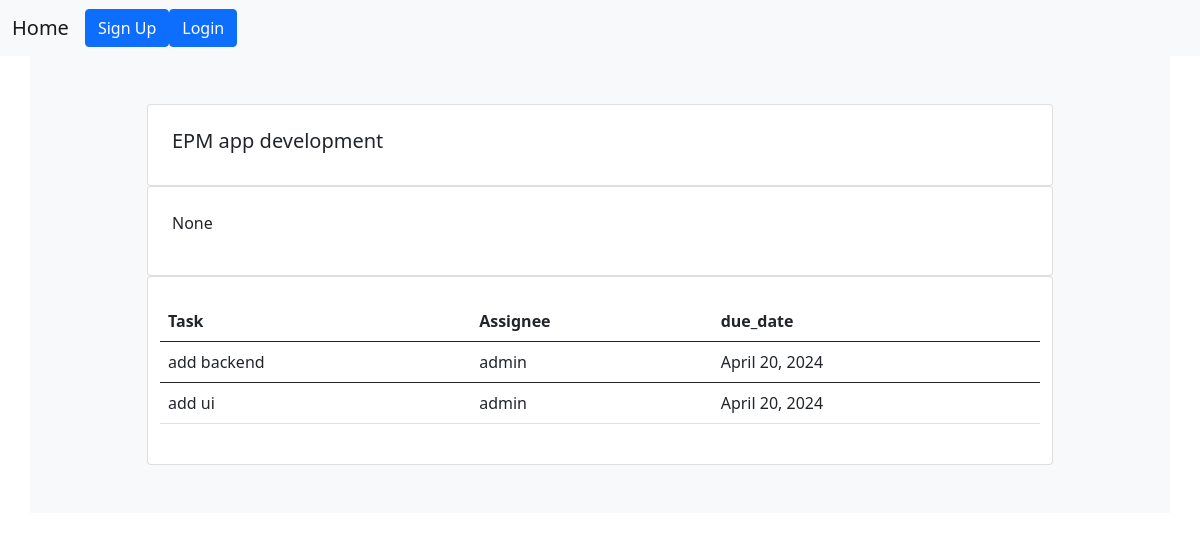
The page /projects/1 on the database as committed earlier.
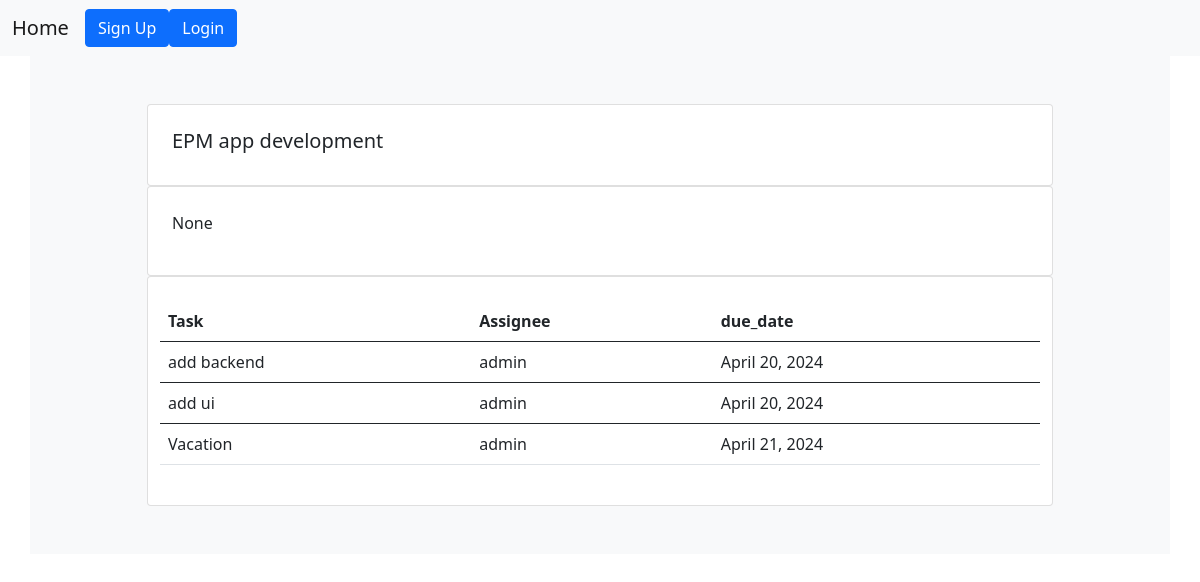
The same page on the database as committed later.
### projects/models.py (models this page shows, shortened)
class Task(models.Model):
  TODO="TO DO"
  COMPLETED='COMPLETED'
  INPROGRESS='IN-PROGRESS'
  STATUS_CHOICES = [
    (TODO, 'TO DO'),
    (COMPLETED, 'COMPLETED'),
    (INPROGRESS, 'IN-PROGRESS'),
  ]
  title = models.CharField(max_length=150)
  description = models.TextField(null=True,blank=True)
  project = models.ForeignKey(Project,null=True,blank=True, on_delete=models.CASCADE)
  assignee = models.ForeignKey(User, null=True,blank=True, on_delete=models.SET_NULL)
  date_created = models.DateTimeField(auto_now_add=True)
  due_date = models.DateField(null=True,blank=True)
  status = models.CharField(max_length=50, choices=STATUS_CHOICES,null=True,blank=True,default= TODO)

### projects/views.py (the view)
# urls.py: path('projects/<int:pk>', views.projectDetail, name ='project-detail'),
def projectDetail(request,pk):
  project = get_object_or_404(Project, id=pk)
  project_tasks = project.task_set.all()
  context = {'project':project,'project_tasks':project_tasks}
  return render(request, 'projects/project-detail.html',context)

### projects/templates/projects/project-detail.html
{% extends 'base.html' %}
{% block content %}
<div class="container  bg-light ">
<div class="container py-5 h-100">
  <div class="row d-flex justify-content-center align-items-center h-500">
    <div class="col-md-12 col-xl-10">
        <div class="card mask-custom">
          <div class="card-body p-4 ">
              <div class="row">
                <h5 class="border-0 align-left">
                    {{ project.name }}
                </h5>
              </div>
          </div>
        </div>
        <div class="card mask-custom">
          <div class="card-body p-4 ">
              <div class="row">
                <p class="border-0 align-left">
                  {{ project.description }}
                </p>
              </div>
          </div>
        </div>
        <div class="card mask-custom">
          <div class="card-body p-4 ">
              <div class="row">
                <table class="table">
                  <thead>
                    <tr>
                      <th>Task</th>
                      <th>Assignee</th>
                      <th>due_date</th>
                    </tr>
                  </thead>
                  {% for task in project_tasks %}
                  <tbody>
                    <tr>
                      <td>{{ task.title }}</td>
                      <td>{{ task.assignee }}</td>
                      <td>{{ task.due_date }}</td>
                    </tr>
                  </tbody>
                  {% endfor%}
                </table>
              </div>
          </div>
        </div>
    </div>
  </div>
</div>
{% endblock content %}

Rows that differ between the two databases and show on the page:
added Task: title "Vacation", assignee "admin", due_date "April 21, 2024"
